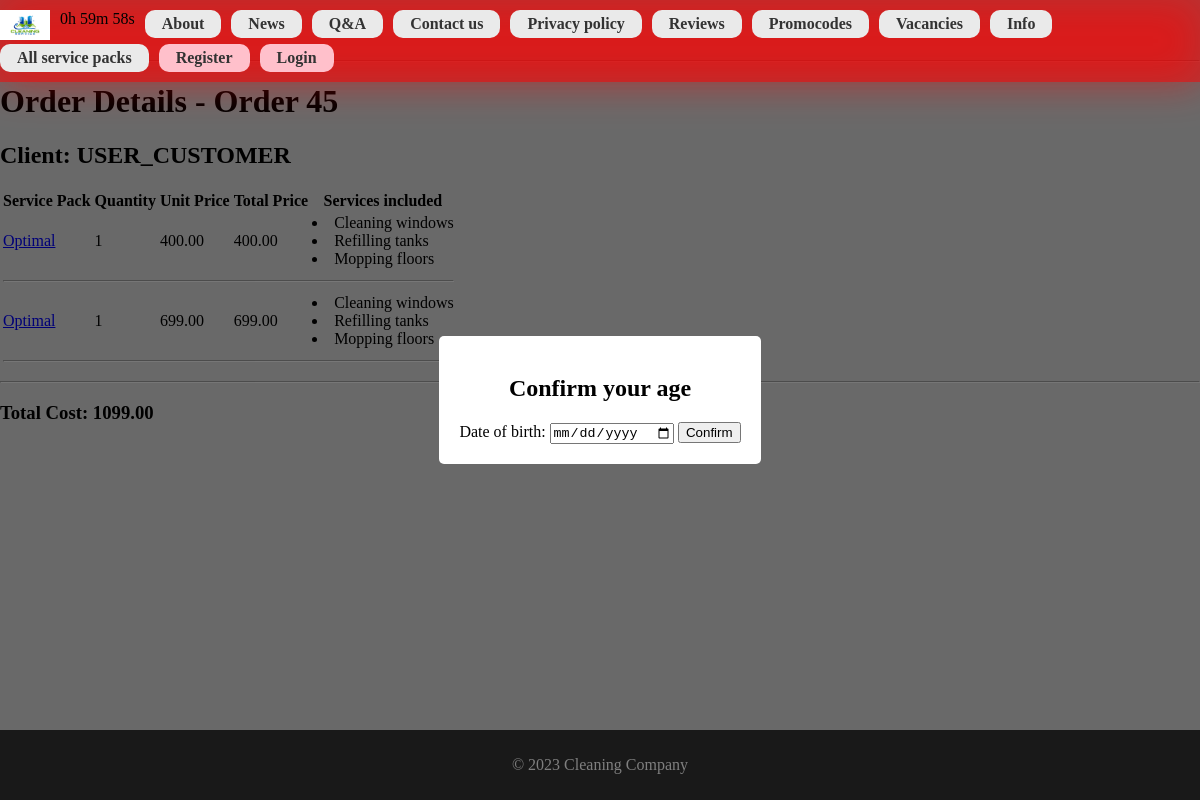
Page /order/order/45 on the committed database.
### order/models.py (models this page shows, shortened)
class Order(models.Model):
    client = models.CharField(max_length=100, help_text="Enter the name of the client")
    created = models.DateTimeField(auto_now_add=True)
    class Meta:
        ordering = ('-created',)
        verbose_name = 'Order'
        verbose_name_plural = 'Orders'
    def get_total_cost(self):
        return sum(item.get_cost() for item in self.items.all())

class OrderItem(models.Model):
    order = models.ForeignKey(Order, related_name='items', on_delete=models.CASCADE)
    servicepackinstance = models.ForeignKey(ServicePackInstance, related_name='order_items', on_delete=models.CASCADE, null=True)
    price = models.DecimalField(max_digits=10, decimal_places=2)
    quantity = models.PositiveIntegerField(default=1)
    def get_cost(self):
        return self.price * self.quantity

### cleaning/models.py (models this page shows, shortened)
class ServicePackInstance(models.Model):
    id = models.UUIDField(primary_key=True, default=uuid.uuid4, help_text="Unique ID for particular Service Pack")
    service_pack = models.ForeignKey('ServicePack', on_delete=models.SET_NULL, null=True)
    price = models.DecimalField(max_digits=10, decimal_places=2, default='0.00')
    date_created = models.DateField(null=True, blank=True)
    purchase_count = models.PositiveIntegerField(default=0)
    AVAILABLE_STATUS = (
        ('a', 'Available'),
        ('o', 'Out of stock'),
        ('c', 'Coming soon')
    )
    status = models.CharField(
        max_length=1,
        choices=AVAILABLE_STATUS,
        blank=True,
        default='a',
        help_text='Service pack availability'
    )
    class Meta:
        ordering = ['price']

class ServicePack(models.Model):
    naming = models.CharField(max_length=200, help_text="Enter the service pack naming")
    service = models.ManyToManyField(Service, help_text='Select a service for this service pack')
    purchase_count = models.PositiveIntegerField(default=0)
    def get_absolute_url(self):
        return reverse('servicepack-detail', args=[str(self.id)])
    def display_service(self):
        return ', '.join(service.name for service in self.service.all()[:3])
    display_service.short_description = 'Service'

class Service(models.Model):
    name = models.CharField(max_length=100, help_text="Enter the service to perform")
    def __str__(self):
        return self.name

### order/views.py (the view)
# urls.py: path('order/<int:pk>', views.OrderDetailView.as_view(), name='order-detail'),
class OrderDetailView(generic.DetailView):
    model = Order

### order/templates/order/order_detail.html (shortened to what this page needs)
{% extends "base_generic.html" %}
{% block content %}
    <hr>
    <h1>Order Details - Order {{ order.id }}</h1>
    <h2>Client: {{ order.client }}</h2>
    <table>
        <thead>
        <tr>
            <th>Service Pack</th>
            <th>Quantity</th>
            <th>Unit Price</th>
            <th>Total Price</th>
            <th>Services included</th>
        </tr>
        </thead>
        <tbody>
        {% for item in order.items.all %}
            <tr>
                <td>
                    <a href="{{ item.servicepackinstance.service_pack.get_absolute_url }}">{{ item.servicepackinstance.service_pack.naming }}</a>
                </td>
                <td>{{ item.quantity }}</td>
                <td>{{ item.price }}</td>
                <td>{{ item.get_cost }}</td>
                <td>{% for service in item.servicepackinstance.service_pack.service.all %}
                    <li>{{ service }}</li>
                {% endfor %}
                </td>
            </tr>
            <tr>
                <td colspan="5"><hr></td>
            </tr>
        {% empty %}
            <tr>
                <td colspan="5">No items found in this order.</td>
            </tr>
        {% endfor %}
        </tbody>
    </table>
    <h3>Total Cost: {{ order.get_total_cost }}</h3>
{% endblock %}

### cleaning/static/cleaning/css/styles.css (style rules this page uses)
body { display: flex; flex-direction: column; min-height: 100vh; margin: 0; background-color: #d3d3d3; }

### cleaning/static/cleaning/css/age.css (style rules this page uses)
body.modal-open { overflow: hidden; }

### rows in the picture
Order: id "45", client "USER_CUSTOMER", get_total_cost "1099.00"
OrderItem: servicepackinstance.service_pack.naming "Optimal", quantity "1", price "400.00", get_cost "400.00"
Service: name "Cleaning windows"
Service: name "Refilling tanks"
Service: name "Mopping floors"
OrderItem: servicepackinstance.service_pack.naming "Optimal", quantity "1", price "699.00", get_cost "699.00"
